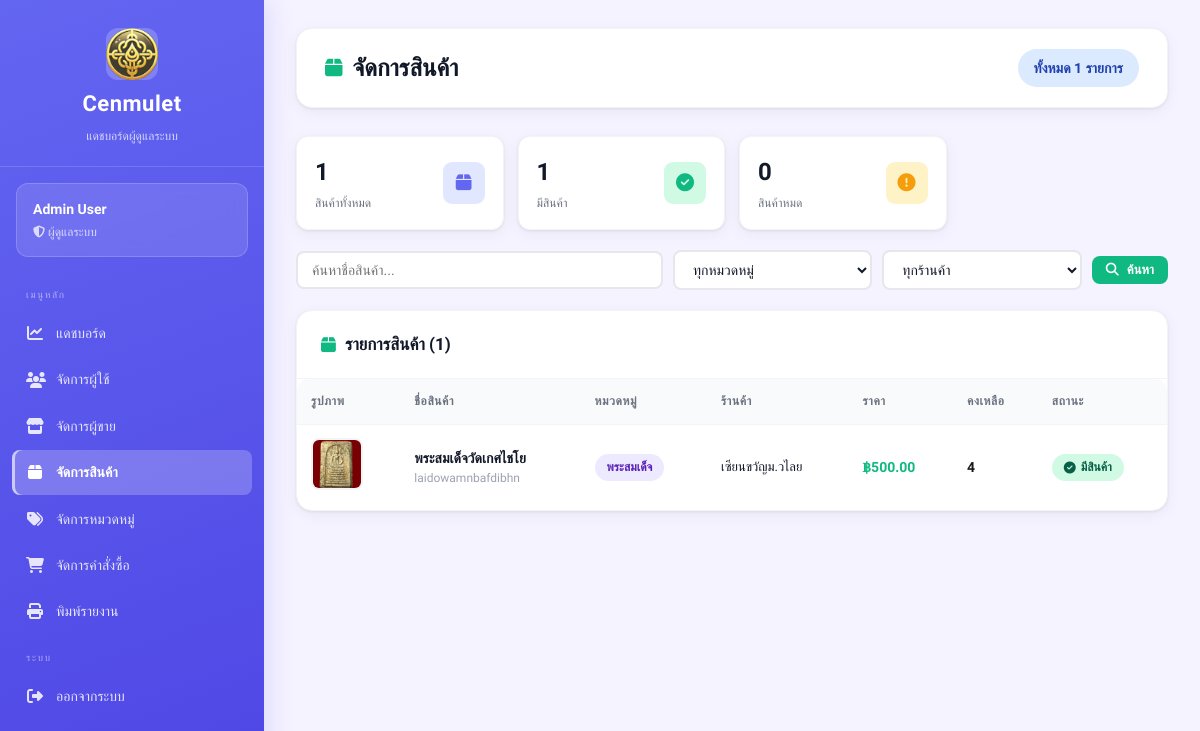
The page /views/admin/products.php (signed in) on the database as committed earlier.
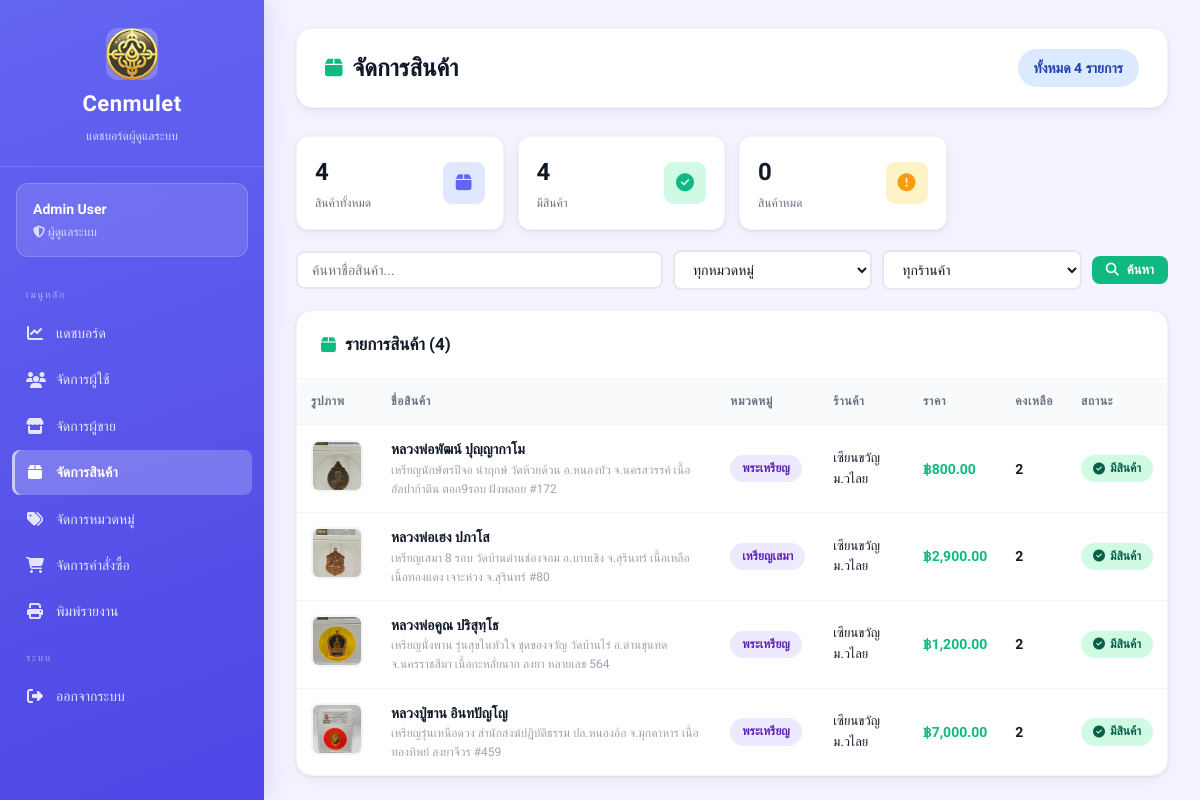
The same page on the database as committed later.
### tables this page shows
CREATE TABLE amulets (
    id INTEGER PRIMARY KEY AUTOINCREMENT,
    amulet_name TEXT,
    source TEXT,
    quantity INTEGER,
    price REAL,
    image TEXT,
    sellerId INTEGER,
    categoryId INTEGER,
    FOREIGN KEY (sellerId) REFERENCES sellers(id),
    FOREIGN KEY (categoryId) REFERENCES categories(id)
);

CREATE TABLE categories (
    id INTEGER PRIMARY KEY AUTOINCREMENT,
    category_name TEXT
);

CREATE TABLE sellers (
    id INTEGER PRIMARY KEY AUTOINCREMENT,
    fullname TEXT,
    store_name TEXT,
    username TEXT UNIQUE,
    password TEXT,
    address TEXT,
    img_store TEXT,
    tel TEXT,
    pay_contax TEXT,
    id_per TEXT,
    img_per TEXT,

    status TEXT DEFAULT 'pending',
    reject_reason TEXT,
    reviewed_at DATETIME
, pay_bank TEXT);

### views/admin/products.php (the view, shortened to what this page needs)
<?php
require_once __DIR__ . "/../../config/db.php";
$admin_id = $_SESSION['user_id'];
$stmt = $db->prepare("SELECT * FROM admins WHERE id = :id");
$stmt->execute([':id' => $admin_id]);
$admin = $stmt->fetch(PDO::FETCH_ASSOC);
$search   = trim($_GET['search']   ?? '');
$conditions = [];
$params     = [];
$where = $conditions ? "WHERE " . implode(" AND ", $conditions) : "";
$stmt = $db->prepare("
    SELECT a.*, c.category_name, s.store_name
    FROM amulets a
    LEFT JOIN categories c ON a.categoryId = c.id
    LEFT JOIN sellers s ON a.sellerId = s.id
    $where
    ORDER BY a.id DESC
");
$stmt->execute($params);
$products = $stmt->fetchAll(PDO::FETCH_ASSOC);
$total_products = $db->query("SELECT COUNT(*) FROM amulets")->fetchColumn();
$in_stock       = $db->query("SELECT COUNT(*) FROM amulets WHERE quantity > 0")->fetchColumn();
$out_stock      = $total_products - $in_stock;
?>
<!DOCTYPE html>
<html lang="th">
<head>
    <link rel="stylesheet" href="/public/css/dashboard.css">
    <link rel="stylesheet" href="https://cdnjs.cloudflare.com/ajax/libs/font-awesome/6.5.1/css/all.min.css">
</head>
<body class="admin">
<div class="dashboard-container">
<?php include __DIR__ . '/_sidebar.php'; ?>
<main class="main-content">
    <div class="top-bar">
        <h1><i class="fa-solid fa-box"></i> จัดการสินค้า</h1>
        <span class="badge badge-info" style="font-size:14px;padding:8px 16px">
            ทั้งหมด <?php echo number_format($total_products); ?> รายการ
        </span>
    </div>
    <div class="stats-mini" style="margin-bottom:20px">
        <div class="stat-mini">
            <div><div class="stat-mini-value"><?php echo $total_products; ?></div><div class="stat-mini-label">สินค้าทั้งหมด</div></div>
            <div class="stat-mini-icon" style="background:#e0e7ff;color:#6366f1"><i class="fa-solid fa-box"></i></div>
        </div>
        <div class="stat-mini">
            <div><div class="stat-mini-value"><?php echo $in_stock; ?></div><div class="stat-mini-label">มีสินค้า</div></div>
            <div class="stat-mini-icon" style="background:#d1fae5;color:#10b981"><i class="fa-solid fa-check-circle"></i></div>
        </div>
        <div class="stat-mini">
            <div><div class="stat-mini-value"><?php echo $out_stock; ?></div><div class="stat-mini-label">สินค้าหมด</div></div>
            <div class="stat-mini-icon" style="background:#fef3c7;color:#f59e0b"><i class="fa-solid fa-exclamation-circle"></i></div>
        </div>
    </div>
    <form method="GET" style="display:flex;gap:10px;flex-wrap:wrap;margin-bottom:20px;align-items:center">
        <input type="text" name="search" value="<?php echo htmlspecialchars($search); ?>"
               placeholder="ค้นหาชื่อสินค้า..."
               style="flex:2;min-width:180px;padding:9px 14px;border:2px solid #e5e7eb;border-radius:8px;font-family:inherit;font-size:14px">
        <select name="cat" style="flex:1;min-width:140px;padding:9px 14px;border:2px solid #e5e7eb;border-radius:8px;font-family:inherit;font-size:14px">
            <option value="0">ทุกหมวดหมู่</option>
        </select>
        <select name="seller" style="flex:1;min-width:140px;padding:9px 14px;border:2px solid #e5e7eb;border-radius:8px;font-family:inherit;font-size:14px">
            <option value="0">ทุกร้านค้า</option>
        </select>
        <button type="submit" class="btn btn-primary btn-sm"><i class="fa-solid fa-search"></i> ค้นหา</button>
    </form>
    <div class="card">
        <div class="card-header">
            <h2><i class="fa-solid fa-box"></i> รายการสินค้า (<?php echo count($products); ?>)</h2>
        </div>
        <div class="table-wrapper">
        <?php if (count($products) > 0): ?>
        <table>
            <thead>
                <tr>
                    <th>รูปภาพ</th>
                    <th>ชื่อสินค้า</th>
                    <th>หมวดหมู่</th>
                    <th>ร้านค้า</th>
                    <th>ราคา</th>
                    <th>คงเหลือ</th>
                    <th>สถานะ</th>
                </tr>
            </thead>
            <tbody>
            <?php foreach ($products as $p): ?>
            <tr>
                <td>
                    <?php if (!empty($p['image'])): ?>
                    <img src="/uploads/amulets/<?php echo htmlspecialchars($p['image']); ?>"
                         class="product-img" alt="">
                    <?php else: ?>
                    <div class="no-image"><i class="fa-solid fa-image"></i></div>
                    <?php endif; ?>
                </td>
                <td>
                    <strong><?php echo htmlspecialchars($p['amulet_name']); ?></strong>
                    <?php if (!empty($p['source'])): ?>
                    <div style="font-size:12px;color:#9ca3af"><?php echo htmlspecialchars($p['source']); ?></div>
                    <?php endif; ?>
                </td>
                <td><span class="badge badge-purple"><?php echo htmlspecialchars($p['category_name'] ?? '-'); ?></span></td>
                <td>
                    <div style="font-size:13px;font-weight:500"><?php echo htmlspecialchars($p['store_name'] ?? '-'); ?></div>
                </td>
                <td><strong style="color:#10b981">฿<?php echo number_format($p['price'], 2); ?></strong></td>
                <td style="font-weight:600;color:<?php echo $p['quantity'] > 0 ? '#1a1a1a' : '#ef4444'; ?>">
                    <?php echo number_format($p['quantity']); ?>
                </td>
                <td>
                    <?php if ($p['quantity'] > 0): ?>
                    <span class="badge badge-success"><i class="fa-solid fa-circle-check"></i> มีสินค้า</span>
                    <?php else: ?>
                    <span class="badge badge-warning"><i class="fa-solid fa-circle-exclamation"></i> หมด</span>
                    <?php endif; ?>
                </td>
            </tr>
            <?php endforeach; ?>
            </tbody>
        </table>
        <?php endif; ?>
        </div>
    </div>
</main>
</div>
</body>
</html>

### views/admin/_sidebar.php (shortened to what this page needs)
<?php
$current = basename($_SERVER['PHP_SELF']);
?>
<aside class="sidebar admin">
    <div class="sidebar-header">
        <img src="/public/images/image.png" alt="">
        <h2>Cenmulet</h2>
        <p>แดชบอร์ดผู้ดูแลระบบ</p>
    </div>
    <div class="sidebar-user">
        <h3><?php echo htmlspecialchars($admin['fullname']); ?></h3>
        <p><i class="fa-solid fa-shield-halved"></i> ผู้ดูแลระบบ</p>
    </div>
    <ul class="sidebar-menu">
        <li class="menu-sep">เมนูหลัก</li>
        <li>
            <a href="/views/admin/dashboard.php"
               class="<?php echo $current === 'dashboard.php' ? 'active' : ''; ?>">
                <i class="fa-solid fa-chart-line"></i> แดชบอร์ด
            </a>
        </li>
        <li>
            <a href="/views/admin/users.php"
               class="<?php echo $current === 'users.php' ? 'active' : ''; ?>">
                <i class="fa-solid fa-users"></i> จัดการผู้ใช้
            </a>
        </li>
        <li>
            <a href="/views/admin/sellers.php"
               class="<?php echo in_array($current, ['sellers.php','approve_sellers.php']) ? 'active' : ''; ?>">
                <i class="fa-solid fa-store"></i> จัดการผู้ขาย
            </a>
        </li>
        <li>
            <a href="/views/admin/products.php"
               class="<?php echo $current === 'products.php' ? 'active' : ''; ?>">
                <i class="fa-solid fa-box"></i> จัดการสินค้า
            </a>
        </li>
        <li>
            <a href="/views/admin/categories.php"
               class="<?php echo $current === 'categories.php' ? 'active' : ''; ?>">
                <i class="fa-solid fa-tags"></i> จัดการหมวดหมู่
            </a>
        </li>
        <li>
            <a href="/views/admin/orders.php"
               class="<?php echo $current === 'orders.php' ? 'active' : ''; ?>">
                <i class="fa-solid fa-cart-shopping"></i> จัดการคำสั่งซื้อ
            </a>
        </li>
        <li>
            <a href="/views/admin/report.php"
               class="<?php echo $current === 'report.php' ? 'active' : ''; ?>">
                <i class="fa-solid fa-print"></i> พิมพ์รายงาน
            </a>
        </li>
        <li class="menu-sep">ระบบ</li>
        <li>
            <a href="/auth/logout.php">
                <i class="fa-solid fa-right-from-bracket"></i> ออกจากระบบ
            </a>
        </li>
    </ul>
</aside>

Rows that differ between the two databases and show on the page:
added amulets: image (picture), amulet_name "หลวงพ่อพัฒน์ ปุญฺญากาโม", source "เหรียญนักษัตรปีจอ นำฤกษ์ วัดห้วยด้วน อ.หนองบัว จ.นครสวรรค์ เนื้ออัลปาก้าติน ตอก9รอบ ฝังพลอย #172", categoryId.category_name "พระเหรียญ", sellerId.store_name "เซียนขวัญม.วไลย", price "800.00", quantity "2", shows "มีสินค้า"
added amulets: image (picture), amulet_name "หลวงพ่อเฮง ปภาโส", source "เหรียญเสมา 8 รอบ วัดบ้านด่านช่องจอม อ.บาบเชิง จ.สุรินทร์ เนื้อเหลือ เนื้อทองแดง เจาะห่วง จ.สุรินทร์ #80", categoryId.category_name "เหรียญเสมา", sellerId.store_name "เซียนขวัญม.วไลย", price "2,900.00", quantity "2", shows "มีสินค้า"
added amulets: image (picture), amulet_name "หลวงพ่อคูณ ปริสุทฺโธ", source "เหรียญนั่งพาน รุ่นสุขในหัวใจ ชุดของจวัญ วัดบ้านไร่ อ.ด่านขุนทด จ.นครราชสีมา เนื้อกะหลั่ยนาก ลงยา หลายเลข 564", categoryId.category_name "พระเหรียญ", sellerId.store_name "เซียนขวัญม.วไลย", price "1,200.00", quantity "2", shows "มีสินค้า"
changed amulets: image: a different picture; amulet_name "พระสมเด็จวัดเกศไชโย" → "หลวงปู่ขาน อินทปัญโญ"; source "laidowamnbafdibhn" → "เหรียญรุ่นเหนือดวง สำนักสงฆ์ปฏิบัติธรรม ปล.หนองอ้อ จ.มุกดาหาร เนื้อทองทิพย์ ลงยาจีวร #459"; categoryId.category_name "พระสมเด็จ" → "พระเหรียญ"; price "500.00" → "7,000.00"; quantity "4" → "2"
Other text that changed with them:
$total_products: "1" → "4"
$in_stock: "1" → "4"
count($products): "1" → "4"
